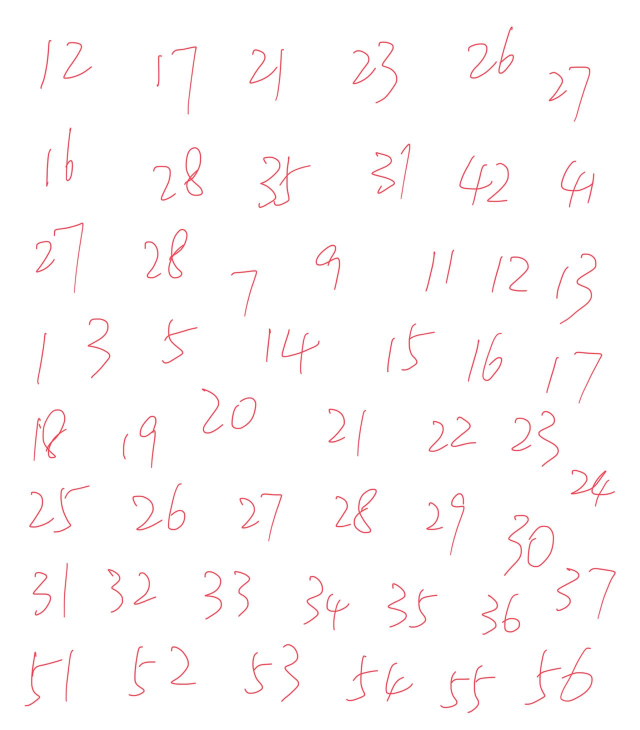
#> input picture 1.jpg, 1280 x 1460 px, found by its file name (shown at 1/2 size)
$ python HSV.py
#> lines starting #> are read from the running program, lines starting #| are printed output that depends on the picture; after the words box and inside, x2 and y2 are one past the last pixel; in counts of white or black regions, pixels touching at a corner belong together
import cv2
import numpy as np
import matplotlib.pyplot as plt
import matplotlib.patches as mpatches
from skimage import data, filters, segmentation, measure, morphology, color
import os
import numpy as np

if __name__ == "__main__":
    # 替换照片，测试
    # img = cv2.imread('D:\\jl.jpg')
    img = cv2.imread('D:\\yuantu\\1.jpg')
#> img is the input picture: shape (1460, 1280, 3); mean B, G, R 251.3, 251, 254
    #
    cv2.imshow("original image", img)
    cv2.waitKey(0)
    cv2.destroyAllWindows()

    # 裁剪
    # wMax = img.shape[1]
    # hMax = img.shape[0]
    # xmin, ymin, w, h = 0, 0, wMax//5, hMax  # 矩形裁剪区域 (ymin:ymin+h, xmin:xmin+w) 的位置参数
    # img = img[ymin:ymin + h, xmin:xmin + w].copy()  # 切片获得裁剪后保留的图像区域
    #
    # cv2.imshow("DemoCrop", img)  # 在窗口显示 彩色随机图像
    # key = cv2.waitKey(0)  # 等待按键命令


    # 在彩色图像的情况下，解码图像将以b g r顺序存储通道。
    grid_RGB = cv2.cvtColor(img, cv2.COLOR_BGR2RGB)

    # 从RGB色彩空间转换到HSV色彩空间
    grid_HSV = cv2.cvtColor(grid_RGB, cv2.COLOR_RGB2HSV)
#> grid_HSV: shape (1460, 1280, 3); mean H, S, V 18.6, 4.2, 254.3

    # H、S、V范围一：
    lower1 = np.array([0, 43, 46])
    upper1 = np.array([10, 255, 255])
    mask1 = cv2.inRange(grid_HSV, lower1, upper1)  # mask1 为二值图像
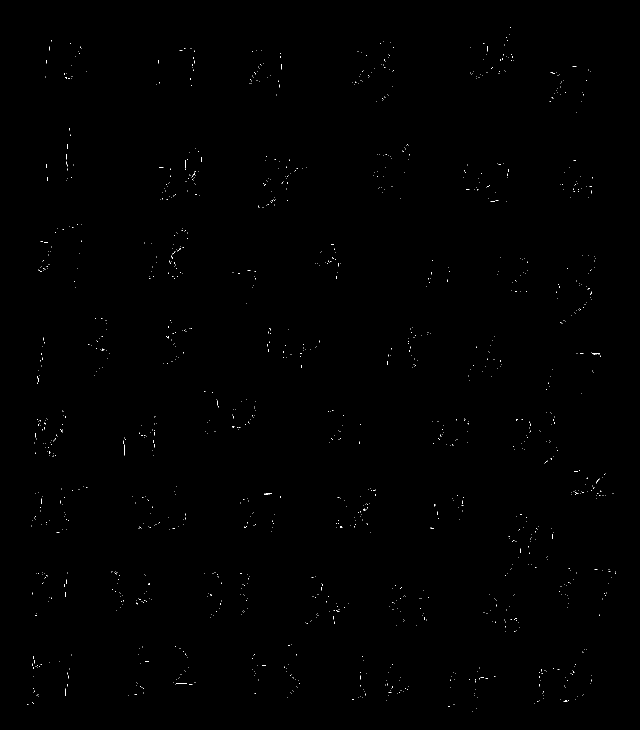
#> mask1: shape (1460, 1280) (shown at 1/2 size); 0.17% white in thin lines or dots, all inside (x1, y1, x2, y2) = (54, 54, 1232, 1423)
    res1 = cv2.bitwise_and(grid_RGB, grid_RGB, mask=mask1)
    # cv2.imshow("mask1", mask1)  # 单通道
    # cv2.waitKey(0)
    # cv2.destroyAllWindows()
    # H、S、V范围二：
    lower2 = np.array([156, 43, 46])
    upper2 = np.array([180, 255, 255])
    mask2 = cv2.inRange(grid_HSV, lower2, upper2)
#> mask2: shape (1460, 1280); 2.5% white; 117 white regions (8 under 20 px), largest, box (x1, y1, x2, y2) and area: (516, 312, 622, 416) 1203, (1141, 939, 1230, 1014) 969, (1122, 322, 1189, 415) 819
    res2 = cv2.bitwise_and(grid_RGB, grid_RGB, mask=mask2)
    # cv2.imshow("mask2", mask2)  # 单通道
    # cv2.waitKey(0)
    # cv2.destroyAllWindows()
    # 将两个二值图像结果 相加
    mask3 = mask1 + mask2
#> mask3: shape (1460, 1280); 2.7% white; 98 white regions, largest, box (x1, y1, x2, y2) and area: (516, 312, 622, 416) 1292, (1141, 939, 1230, 1014) 1054, (368, 294, 406, 392) 892
    # 结果显示
    cv2.imshow("mask3", mask3)    #单通道
    cv2.waitKey(0)
    cv2.destroyAllWindows()
    element = cv2.getStructuringElement(cv2.MORPH_RECT, (3, 3))
    # 膨胀处理（可多次膨胀）
    image = cv2.dilate(mask3, element)
#> image: shape (1460, 1280); 4.8% white; 97 white regions, largest, box (x1, y1, x2, y2) and area: (515, 311, 623, 417) 2284, (66, 817, 135, 923) 2014, (1140, 938, 1231, 1015) 1783
    image = cv2.dilate(image, element)
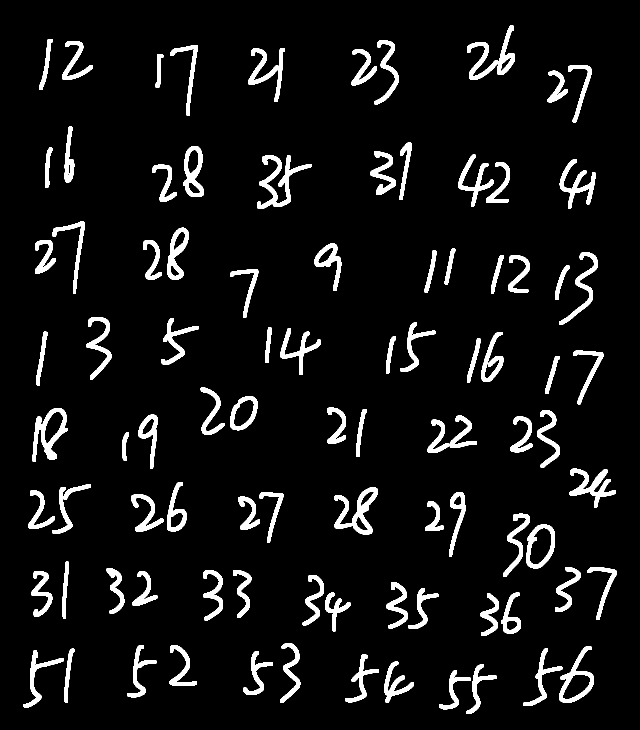
#> image: shape (1460, 1280) (shown at 1/2 size); 6.9% white; 94 white regions, largest, box (x1, y1, x2, y2) and area: (514, 310, 624, 418) 3259, (934, 50, 1030, 160) 3023, (65, 816, 136, 924) 2801
    cv2.imshow("pz", image)
    cv2.waitKey(0)
    cv2.destroyAllWindows()
    thresh = filters.threshold_otsu(image)  # 阈值分割
#> thresh = 0
    bw = morphology.opening(image > thresh, morphology.square(3))  # 开运算
    cleared = bw.copy()  # 复制
    segmentation.clear_border(cleared)  # 清除与边界相连的目标物
    label_image = measure.label(cleared)  # 连通区域标记
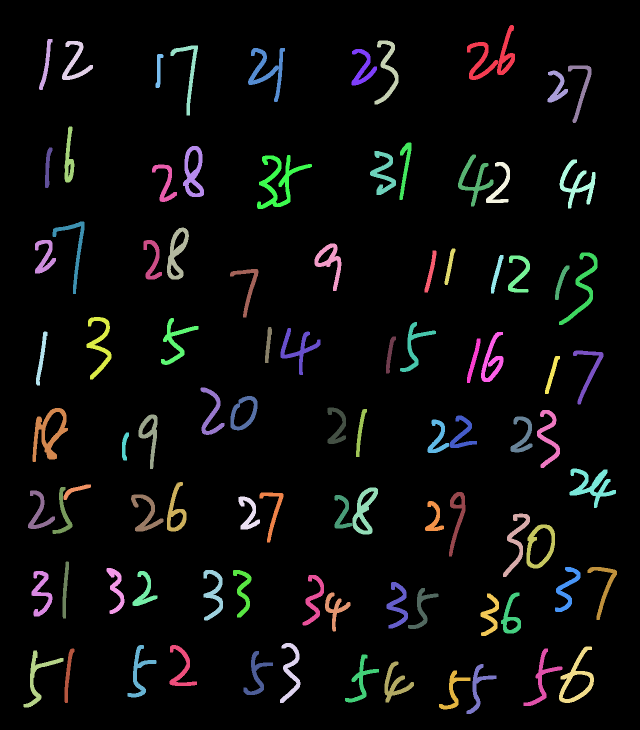
#> label_image: shape (1460, 1280) int32 (shown at 1/2 size); 95 distinct labels, from 0 to 94; one colour per label, 0 black
    borders = np.logical_xor(bw, cleared)  # 异或
#> borders: shape (1460, 1280) bool; every value is 0
    label_image[borders] = -1
    image_label_overlay = color.label2rgb(label_image, image=image)  # 不同标记用不同颜色显示
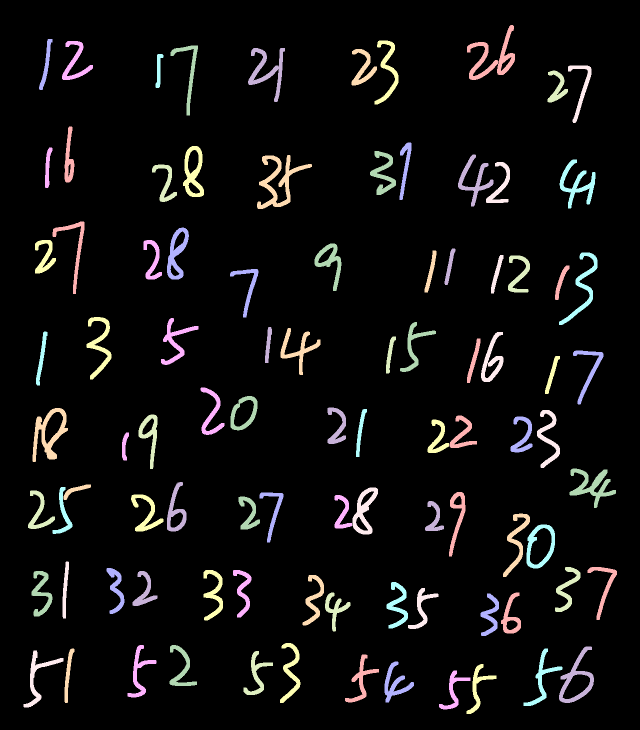
#> image_label_overlay: shape (1460, 1280, 3) float64 (shown at 1/2 size); mean R, G, B 0.0604, 0.0576, 0.0569
    fig, (ax0, ax1) = plt.subplots(1, 2, figsize=(8, 6))
    ax0.imshow(cleared, plt.cm.gray)
    ax1.imshow(image_label_overlay)
    i = 0
    Data_set = []
    for region in measure.regionprops(label_image):  # 循环得到每一个连通区域属性集

         # 绘制外包矩形
         minr, minc, maxr, maxc = region.bbox
         rect = mpatches.Rectangle((minc, minr), maxc - minc, maxr - minr,
                                   # minc maxc是横坐标的最小最大值 minr maxr是竖坐标的最小最大值 所以坐标是就是矩形的靠近原点处的角
                                   fill=False, edgecolor='red', linewidth=1)

         # 存储质心
         Data_set.append(region.centroid)
         # 过滤小区域
         if region.area < 100:
             continue
         # 截成小图
         xmin, ymin, w, h = minc, minr, maxc - minc, maxr - minr  # 矩形裁剪区域 (ymin:ymin+h, xmin:xmin+w) 的位置参数
         littleImage = image[ymin:ymin + h, xmin:xmin + w].copy()  # 切片获得裁剪后保留的图像区域
         # cv2.imshow("LittleImg", littleImage)  # 在窗口显示 彩色随机图像
         # key = cv2.waitKey(0)  # 等待按键命令
         littleImage = cv2.copyMakeBorder(littleImage, 30, 30, 30, 30, cv2.BORDER_CONSTANT, value=0)  #给周围扩大一圈6个0值像素,上下左右

         #变成边相等的图片
         cha = max(w,h) - min(w,h)
         if cha % 2 == 1:
             add = (cha - 1) // 2
             youadd = add + 1
             if min(w,h) == w:
                 finalImage = cv2.copyMakeBorder(littleImage, 0, 0, add, youadd, cv2.BORDER_CONSTANT, value=0)
             else:
                 finalImage = cv2.copyMakeBorder(littleImage, youadd, add, 0, 0, cv2.BORDER_CONSTANT, value=0)
         else:
             add = cha // 2
             if min(w, h) == w:
                 finalImage = cv2.copyMakeBorder(littleImage, 0, 0, add, add, cv2.BORDER_CONSTANT, value=0)
             else:
                 finalImage = cv2.copyMakeBorder(littleImage, add, add, 0, 0, cv2.BORDER_CONSTANT, value=0)

         #resize到28*28的图片
         dst = cv2.resize(finalImage, (28, 28))
         #保存
         i += 1
         cv2.imwrite(r'D:\\test\\{:0>5d}.jpg'.format(i),dst)
         print(minr, minc, maxr, maxc)
         ax1.add_patch(rect)
#> this loop made 94 passes
#> (minr, minc, maxr, maxc, xmin, ymin, w, h) on passes 2, 5, 10, 12, 16, 20, 21, 23, 25, 26, 33, 34: (78, 78, 180, 105, 78, 78, 27, 102), (91, 341, 231, 396, 341, 91, 55, 140), (141, 1095, 205, 1136, 1095, 141, 41, 64), (285, 799, 400, 823, 799, 285, 24, 115), (309, 916, 413, 987, 916, 309, 71, 104), (329, 304, 404, 354, 304, 329, 50, 75), (443, 105, 588, 169, 105, 443, 64, 145), (480, 70, 547, 112, 70, 480, 42, 67), (487, 629, 582, 683, 629, 487, 54, 95), (497, 889, 570, 911, 889, 497, 22, 73), (634, 173, 759, 223, 173, 634, 50, 125), (636, 322, 730, 397, 322, 636, 75, 94)
#> (minr, minc, maxr, maxc, xmin, ymin, w, h) on passes 1, 3, 4, 6, 7, 8: (50, 934, 160, 1030, 934, 50, 96, 110), (81, 749, 209, 797, 749, 81, 48, 128), (82, 124, 160, 186, 124, 82, 62, 78), (96, 496, 204, 570, 496, 96, 74, 108), (98, 703, 171, 754, 703, 98, 51, 73), (108, 311, 176, 327, 311, 108, 16, 68)
#| 50 934 160 1030
#| 78 78 180 105
#| 81 749 209 797
#| 82 124 160 186
#| 91 341 231 396
#| 96 496 204 570
#| 98 703 171 754
#| 108 311 176 327
#> (further printed lines are left out)
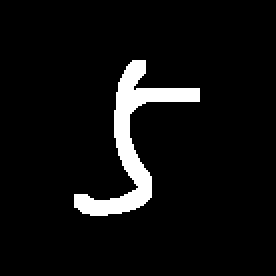
#> finalImage: shape (138, 138) (shown 2 times larger); 6% white; 1 white region, box (x1, y1, x2, y2) and area: (37, 30, 100, 108) 1152
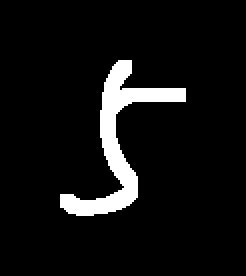
#> littleImage: shape (138, 123) (shown 2 times larger); 6.8% white; 1 white region, box (x1, y1, x2, y2) and area: (30, 30, 93, 108) 1152
    print(Data_set)
#> (printed output is left out)
    fig.tight_layout()
    plt.show()
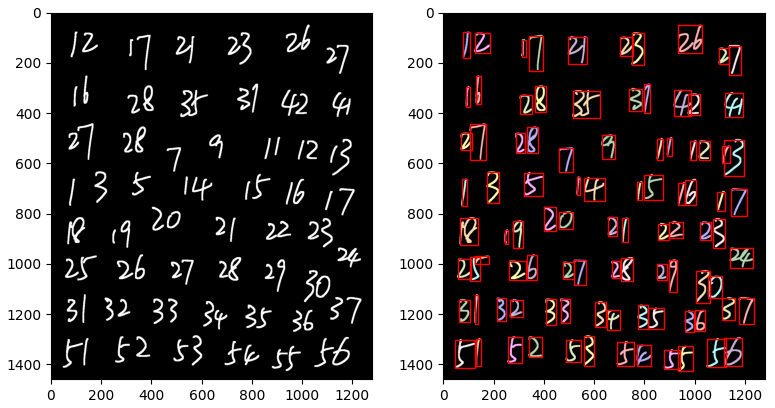
#> figure drawn by matplotlib, 2 panels
